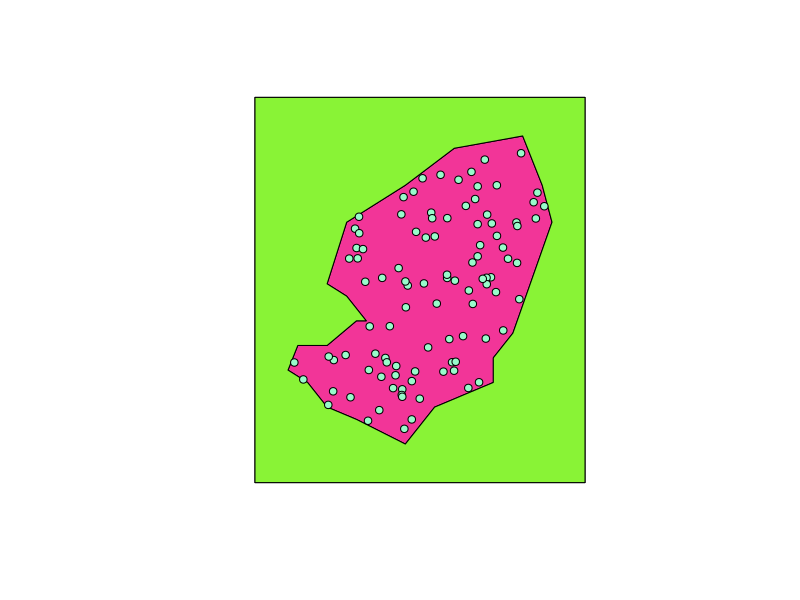
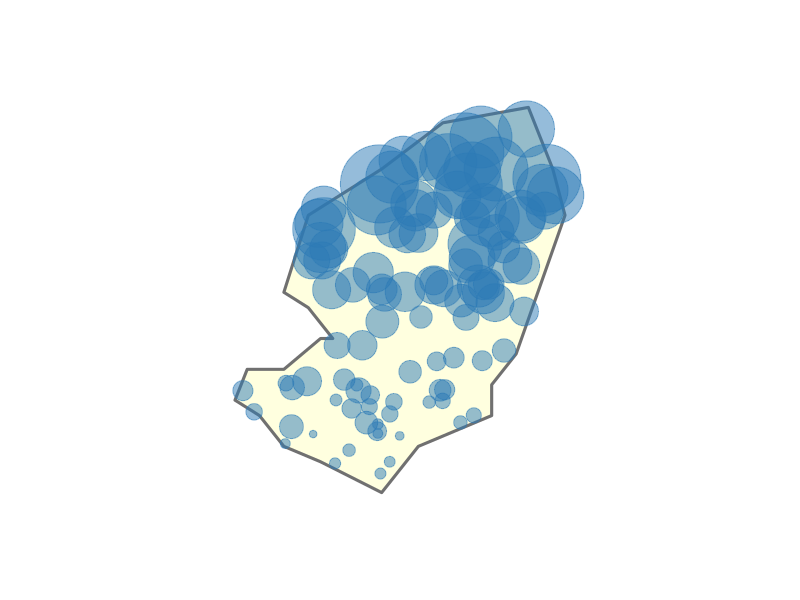
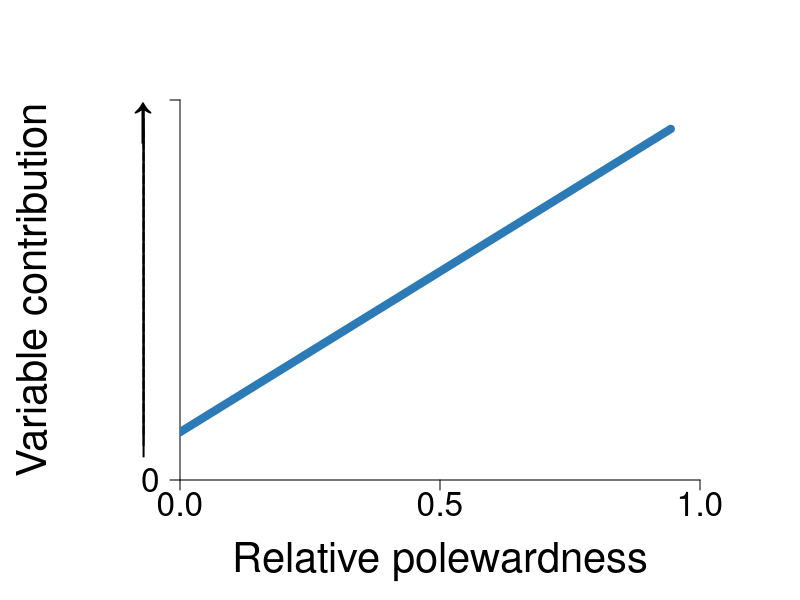
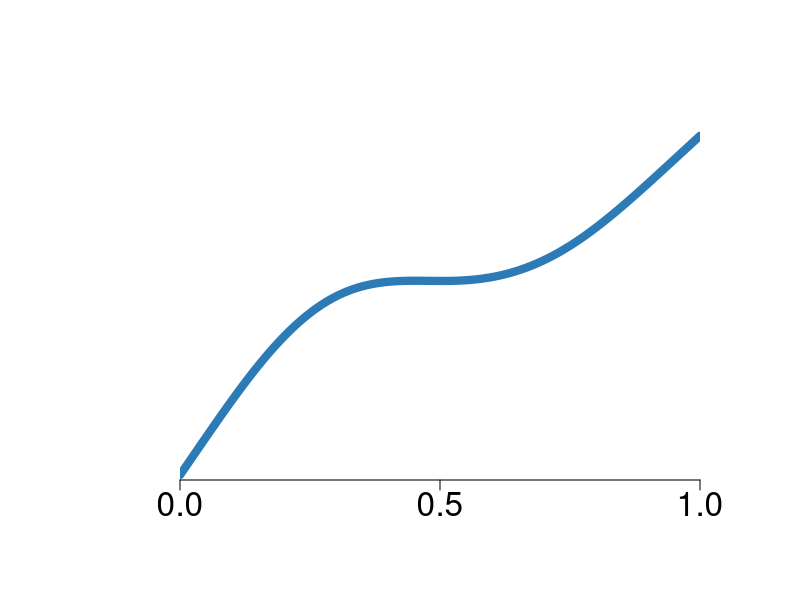

Reproduce these figures in R, in order. (Note: this script raises an error after producing the figures.)
#load packages
library(rnaturalearth); library(sf); library(units); library(mgcv)

#set seed for reproducibility
set.seed(69)



################################
##### Make polygon for map #####
################################



#load world map (just to have a reference system)
world <- ne_countries(returnclass = "sf")

#create polygon representing species range
poly = st_polygon(
  list(cbind(c(10,08,09,12,15,16,14,12,14,20,25,32,
               34,35,31,29,29,26,23,20,15,12,10),
             c(30,31,33,33,35,35,37,38,43,46,49,50,
               46,43,34,32,30,29,28,25,27,28,30))))

poly_sf <-  st_sfc(poly, crs = st_crs(world))
poly_sf <- st_as_sf(poly_sf)

#get min and max coord values of the range
ext <- st_bbox(poly_sf)

#create points representing species occurrences
points_sf <- st_sample(poly_sf, size = 100, type = "random")
points_sf <- st_as_sf(points_sf)

#calculate rel polewardness for all points
points_sf$relPol <- (st_coordinates(points_sf)[,2] - ext$ymin) / ext$ymin

#create box to calculate distance from edge

#calculate the size of the box to plot around the range
lon_mar <- abs(ext[3] - ext[1]) / 8
lat_mar <- abs(ext[4] - ext[2]) / 8
                          
#calculate coords for the box
b_xmin <- ext$xmin - lon_mar
b_xmax <- ext$xmax + lon_mar
b_ymin <- ext$ymin - lat_mar
b_ymax <- ext$ymax + lat_mar

#create box to calculate distance from edge
box_df <- data.frame(x = c(b_xmin,b_xmax,b_xmax,b_xmin,b_xmin),
                     y = c(b_ymax,b_ymax,b_ymin,b_ymin,b_ymax))

#make the box
box <- st_as_sfc(          
  st_bbox(st_as_sf(box_df, coords = c('x', 'y'), crs = st_crs(poly_sf))))

#cut the range out of the box
range_cut <- st_difference(box, poly_sf)

#visualise steps
plot(box)
plot(poly_sf, add = T, col = '#f23598')
plot(range_cut, add = T, col = '#89f336')
plot(st_geometry(points_sf), add = T, pch = 21, col = '#000000', bg = '#98fbcb')



#calculate the dist from each point to edge in km
points_sf$distEdge <- as.numeric(
  set_units(st_distance(points_sf, range_cut), km)[,1])

distEdge <- points_sf$distEdge


#calculate the relative polewardness of each point (0-1)

#get latitudinal range
ymax <- st_bbox(poly_sf)$ymax
ymin <- st_bbox(poly_sf)$ymin

#calculate latitudinal range
lat_range <- ymax - ymin

points_sf$relPol <- (st_coordinates(points_sf)[,2] - ymin) / lat_range

relPol <- points_sf$relPol



###################################
##### Plot latitudinal graphs #####
###################################


#prepare parametres for axes

#set number of ticks per axis
n_ticks_x <- 5
n_ticks_y <- 3

#set size of stuff
cex_axes <- 2
cex_lables <- 2.5


#generate ydata with a linear relationship plus some noise
ydata <- ((relPol + rnorm(100, mean = 0, sd = 0.1)) - 0.45)

#combine into a data frame
data <- data.frame(relPol, ydata)


###### MAP ######. FIG 1-A-i

#Legend: large ranges showing climatic extremes increase in explanatory power towards the poleward edges.

#Reference in text: "Climatic variables have higher explanatory power towards the poleward range limit (Fig. 1B)"


#set parametres for plotting
par(mar = c(2,2,2,2), pty="s", mfrow = c(1,1))

#plot small box to inform the coordinates
plot(box, border = NA)

#plot the polygon
plot(poly_sf, lwd = 3, border = '#707070', col = '#ffffbf80', add = T)

#transform ydata values into something related to size
cex_pts <- (ydata + abs(min(ydata)) + 1) ^ 3

#plot the occurrence points (size is proportional to SHAP value)
plot(st_geometry(points_sf),
     add = T, pch = 19, cex = cex_pts,
     col = '#2c7bb680')

#save 1000



########## LINE ###########. FIG 1-A-ii


#fit the linear model
lin_mod <- lm(ydata ~ relPol, data = data)

#create a sequence of x-values within the range of the data
x_vals <- seq(min(data$relPol),
              max(data$relPol),
              length.out = 100)

#create a data frame for prediction (include 0 so that line starts from axis)
new_data <- data.frame(relPol = c(0, x_vals)) 

#predict y-values based on the model (sum min val + a bit for plotting's sake)
predicted <- predict(lin_mod, newdata = new_data) + 0.49

#make the same combina for the data$ydata
data$ydata <- data$ydata + 0.49

#set graph parametres
par(mar = c(6,9,5,5), pty="m", mfrow = c(1,1))

#determine xlim for this plot (keep ylim same as previous plot)
xlim <- c(0,1)
ylim <- c(0,1)

#plot the data points
plot(data$relPol, data$ydata, 
     pch = 19, cex = 1, col = '#2c7bb600',
     axes = F, , xaxs = "i", yaxs = "i",
     ylab = '', xlab = '',
     ylim = ylim,
     xlim = xlim)

#set number of ticks per axis
n_ticks_x <- 3
n_ticks_y <- 2

#calculate distance between ticks
dist_tick_x <- (xlim[2] - xlim[1]) / (n_ticks_x - 1)
dist_tick_y <- (ylim[2] - ylim[1]) / (n_ticks_y - 1)

#calculate positions of ticks
ticks_x <- seq(xlim[1], xlim[2], dist_tick_x)
ticks_y <- seq(ylim[1], ylim[2], dist_tick_y)

#add axes
axis(1, pos = ylim[1], at = ticks_x, cex.axis = cex_axes)
axis(2, las = 2, at = ticks_y, cex.axis = cex_axes, labels = c(0, NA))


#add arrows that Shahar suggested
text(par("usr")[1] - 0.07, 0.94, expression("\u2191"), xpd = TRUE, cex = 3)  # Up arrow
text(par("usr")[1] - 0.0697, 0.94, expression("|"), xpd = TRUE, cex = 2)  
text(par("usr")[1] - 0.0697, 0.91, expression("|"), xpd = TRUE, cex = 2)  
text(par("usr")[1] - 0.0697, 0.88, expression("|"), xpd = TRUE, cex = 2)  
text(par("usr")[1] - 0.0697, 0.85, expression("|"), xpd = TRUE, cex = 2)  
text(par("usr")[1] - 0.0697, 0.82, expression("|"), xpd = TRUE, cex = 2)  
text(par("usr")[1] - 0.0697, 0.79, expression("|"), xpd = TRUE, cex = 2) 
text(par("usr")[1] - 0.0697, 0.76, expression("|"), xpd = TRUE, cex = 2) 
text(par("usr")[1] - 0.0697, 0.73, expression("|"), xpd = TRUE, cex = 2) 
text(par("usr")[1] - 0.0697, 0.70, expression("|"), xpd = TRUE, cex = 2) 
text(par("usr")[1] - 0.0697, 0.67, expression("|"), xpd = TRUE, cex = 2) 
text(par("usr")[1] - 0.0697, 0.64, expression("|"), xpd = TRUE, cex = 2)  
text(par("usr")[1] - 0.0697, 0.61, expression("|"), xpd = TRUE, cex = 2)  
text(par("usr")[1] - 0.0697, 0.58, expression("|"), xpd = TRUE, cex = 2) 
text(par("usr")[1] - 0.0697, 0.55, expression("|"), xpd = TRUE, cex = 2)  
text(par("usr")[1] - 0.0697, 0.52, expression("|"), xpd = TRUE, cex = 2)  
text(par("usr")[1] - 0.0697, 0.49, expression("|"), xpd = TRUE, cex = 2)  
text(par("usr")[1] - 0.0697, 0.46, expression("|"), xpd = TRUE, cex = 2)  
text(par("usr")[1] - 0.0697, 0.43, expression("|"), xpd = TRUE, cex = 2) 
text(par("usr")[1] - 0.0697, 0.40, expression("|"), xpd = TRUE, cex = 2) 
text(par("usr")[1] - 0.0697, 0.37, expression("|"), xpd = TRUE, cex = 2)  
text(par("usr")[1] - 0.0697, 0.34, expression("|"), xpd = TRUE, cex = 2)  
text(par("usr")[1] - 0.0697, 0.31, expression("|"), xpd = TRUE, cex = 2)  
text(par("usr")[1] - 0.0697, 0.28, expression("|"), xpd = TRUE, cex = 2)  
text(par("usr")[1] - 0.0697, 0.25, expression("|"), xpd = TRUE, cex = 2)  
text(par("usr")[1] - 0.0697, 0.22, expression("|"), xpd = TRUE, cex = 2) 
text(par("usr")[1] - 0.0697, 0.19, expression("|"), xpd = TRUE, cex = 2) 
text(par("usr")[1] - 0.0697, 0.16, expression("|"), xpd = TRUE, cex = 2) 
text(par("usr")[1] - 0.0697, 0.13, expression("|"), xpd = TRUE, cex = 2) 
text(par("usr")[1] - 0.0697, 0.10, expression("|"), xpd = TRUE, cex = 2)  

#add labels
mtext("Relative polewardness", side = 1, line = 3.8, cex = 2.5)  
mtext("Variable contribution", side = 2, line = 6.5, cex = 2.5)

#add the restricted regression line
lines(c(0, x_vals), (predicted / 1.3) + 0.12, col = '#2c7bb6', lwd = 8)

#save 800



########## CURVE ###########. FIG 1-A-iii


# Generate 33, 34, and 33 random values for distEdgeNormal
relPol_A <- runif(33, min = 0, max = 0.3) #1st segment
relPol_B <- runif(34, min = 0.3, max = 0.7) #2nd segment
relPol_C <- runif(33, min = 0.7, max = 1) #2nd segment


# Generate ydata with a non-linear relationship plus some noise
ydata_A <-
  ((1.8 * relPol_A + rnorm(33, mean = -0.2, sd = 0.1)) - 0.25) 

ydata_B <-
  ((relPol_B + rnorm(34, mean = 0, sd = 0.3)) / 6) 

ydata_C <-
  ((1.5 *relPol_C + rnorm(33, mean = 0.2, sd = 0.1)) - 1.2) 


#combine into a data frame
data <- data.frame(relPol = c(relPol_A, relPol_B, relPol_C),
                   ydata = c(ydata_A, ydata_B, ydata_C))

#fit a gam model
gam_1 <- gam(ydata ~ s(relPol, k = 5),
             data = data,
             method="REML")

#set y and x lims for this plot 
xlim <- c(0,1)
ylim <- c(floor(min(data$ydata) * 10) / 10, - floor(min(data$ydata) * 10) / 10)

#set parametres for plotting
par(mar = c(6,9,5,5), pty="m", mfrow = c(1,1))

#plot 
plot.gam(gam_1, select = 1, residuals = F, shade = F,
         col = '#2c7bb6', se = F, lwd = 8, rug = F,
         axes = F, , xaxs = "i", yaxs = "i",
         ylab = '', xlab = '',
         ylim = ylim,
         xlim = xlim) 


# #add points
# points(data$relPol, data$ydata, # +  rnorm(100, mean = 0.1, sd = 0.1), 
#        pch = 19, cex = 1, col = '#2c7bb650')


#calculate distance between ticks
dist_tick_x <- (xlim[2] - xlim[1]) / (n_ticks_x - 1)
dist_tick_y <- (ylim[2] - ylim[1]) / (n_ticks_y - 1)

#calculate positions of ticks
ticks_x <- seq(xlim[1], xlim[2], dist_tick_x)
ticks_y <- seq(ylim[1], ylim[2], dist_tick_y)

#add axes
axis(1, pos = ylim[1], at = ticks_x, cex.axis = cex_axes)
axis(2, las = 2, at = ticks_y, cex.axis = cex_axes, labels = c(NA, 0, NA))


#add arrows that Shahar suggested
text(par("usr")[1] - 18.2, 0.46, expression("\u2191"), xpd = TRUE, cex = 3)  # Up arrow
text(par("usr")[1] - 0.0697, 0.46, expression("|"), xpd = TRUE, cex = 2)  
text(par("usr")[1] - 0.0697, 0.45, expression("|"), xpd = TRUE, cex = 2)  
text(par("usr")[1] - 0.0697, 0.44, expression("|"), xpd = TRUE, cex = 2) 
text(par("usr")[1] - 0.0697, 0.43, expression("|"), xpd = TRUE, cex = 2) 
text(par("usr")[1] - 0.0697, 0.42, expression("|"), xpd = TRUE, cex = 2) 
text(par("usr")[1] - 0.0697, 0.41, expression("|"), xpd = TRUE, cex = 2) 
text(par("usr")[1] - 0.0697, 0.40, expression("|"), xpd = TRUE, cex = 2) 
text(par("usr")[1] - 0.0697, 0.39, expression("|"), xpd = TRUE, cex = 2)  
text(par("usr")[1] - 0.0697, 0.38, expression("|"), xpd = TRUE, cex = 2)  
text(par("usr")[1] - 0.0697, 0.37, expression("|"), xpd = TRUE, cex = 2) 
text(par("usr")[1] - 0.0697, 0.36, expression("|"), xpd = TRUE, cex = 2)  
text(par("usr")[1] - 0.0697, 0.35, expression("|"), xpd = TRUE, cex = 2)  
text(par("usr")[1] - 0.0697, 0.34, expression("|"), xpd = TRUE, cex = 2)  
text(par("usr")[1] - 0.0697, 0.33, expression("|"), xpd = TRUE, cex = 2)  
text(par("usr")[1] - 0.0697, 0.32, expression("|"), xpd = TRUE, cex = 2) 
text(par("usr")[1] - 0.0697, 0.31, expression("|"), xpd = TRUE, cex = 2) 
text(par("usr")[1] - 0.0697, 0.30, expression("|"), xpd = TRUE, cex = 2)  
text(par("usr")[1] - 0.0697, 0.29, expression("|"), xpd = TRUE, cex = 2)  
text(par("usr")[1] - 0.0697, 0.28, expression("|"), xpd = TRUE, cex = 2)  
text(par("usr")[1] - 0.0697, 0.27, expression("|"), xpd = TRUE, cex = 2)  
text(par("usr")[1] - 0.0697, 0.26, expression("|"), xpd = TRUE, cex = 2)  
text(par("usr")[1] - 0.0697, 0.25, expression("|"), xpd = TRUE, cex = 2) 
text(par("usr")[1] - 0.0697, 0.24, expression("|"), xpd = TRUE, cex = 2) 
text(par("usr")[1] - 0.0697, 0.23, expression("|"), xpd = TRUE, cex = 2) 
text(par("usr")[1] - 0.0697, 0.22, expression("|"), xpd = TRUE, cex = 2) 
text(par("usr")[1] - 0.0697, 0.21, expression("|"), xpd = TRUE, cex = 2)  
text(par("usr")[1] - 0.0697, 0.20, expression("|"), xpd = TRUE, cex = 2)  
text(par("usr")[1] - 0.0697, 0.19, expression("|"), xpd = TRUE, cex = 2) 
text(par("usr")[1] - 0.0697, 0.18, expression("|"), xpd = TRUE, cex = 2) 
text(par("usr")[1] - 0.0697, 0.17, expression("|"), xpd = TRUE, cex = 2)  
text(par("usr")[1] - 0.0697, 0.16, expression("|"), xpd = TRUE, cex = 2)  
text(par("usr")[1] - 0.0697, 0.15, expression("|"), xpd = TRUE, cex = 2)
text(par("usr")[1] - 0.0697, 0.14, expression("|"), xpd = TRUE, cex = 2)  
text(par("usr")[1] - 0.0697, 0.13, expression("|"), xpd = TRUE, cex = 2)  
text(par("usr")[1] - 0.0697, 0.12, expression("|"), xpd = TRUE, cex = 2)  
text(par("usr")[1] - 0.0697, 0.11, expression("|"), xpd = TRUE, cex = 2)
text(par("usr")[1] - 0.0697, 0.10, expression("|"), xpd = TRUE, cex = 2)  
text(par("usr")[1] - 0.0697, 0.09, expression("|"), xpd = TRUE, cex = 2) 
text(par("usr")[1] - 0.0697, 0.08, expression("|"), xpd = TRUE, cex = 2)  
text(par("usr")[1] - 0.0697, 0.07, expression("|"), xpd = TRUE, cex = 2)  
text(par("usr")[1] - 0.0697, 0.06, expression("|"), xpd = TRUE, cex = 2)  

#add arrows that Shahar suggested
text(par("usr")[1] - 0.07, 0.5, expression("\u2191"), xpd = TRUE, cex = 3)  # Up arrow
text(par("usr")[1] - 0.0697, 0.5, expression("|"), xpd = TRUE, cex = 2)  
text(par("usr")[1] - 0.0697, 0.45, expression("|"), xpd = TRUE, cex = 2)  
text(par("usr")[1] - 0.0697, 0.4, expression("|"), xpd = TRUE, cex = 2)  
text(par("usr")[1] - 0.0697, 0.35, expression("|"), xpd = TRUE, cex = 2) 
text(par("usr")[1] - 0.0697, 0.3, expression("|"), xpd = TRUE, cex = 2) 
text(par("usr")[1] - 0.0697, 0.25, expression("|"), xpd = TRUE, cex = 2)  
text(par("usr")[1] - 0.0697, 0.2, expression("|"), xpd = TRUE, cex = 2) 
text(par("usr")[1] - 0.0697, 0.15, expression("|"), xpd = TRUE, cex = 2)  


text(par("usr")[1] - 0.07, -0.5, expression("\u2193"), xpd = TRUE, cex = 3)  # Down arrow
text(par("usr")[1] - 0.0697, -0.5, expression("|"), xpd = TRUE, cex = 2) 
text(par("usr")[1] - 0.0697, -0.45, expression("|"), xpd = TRUE, cex = 2)  
text(par("usr")[1] - 0.0697, -0.4, expression("|"), xpd = TRUE, cex = 2)  
text(par("usr")[1] - 0.0697, -0.35, expression("|"), xpd = TRUE, cex = 2) 
text(par("usr")[1] - 0.0697, -0.3, expression("|"), xpd = TRUE, cex = 2) 
text(par("usr")[1] - 0.0697, -0.25, expression("|"), xpd = TRUE, cex = 2)  
text(par("usr")[1] - 0.0697, -0.2, expression("|"), xpd = TRUE, cex = 2) 
text(par("usr")[1] - 0.0697, -0.15, expression("|"), xpd = TRUE, cex = 2)

#add labels
mtext("Relative polewardness", side = 1, line = 3.8, cex = 2.5)  




# # Example data
# y <- rnorm(20)
# 
# # Create the plot without the default y-axis
# plot(y, type = "b", yaxt = "n", ylim = c(-3, 3), xlab = "Index", ylab = "")
# 
# # Custom y-axis: center '0', no labels on top and bottom
# axis(2, at = c(-3, 0, 3), labels = c("", "0", ""), las = 1)






# # Add y-axis label with arrows
# mtext(expression("Performance"~"\u2193"~"0"~"\u2191"), side = 2, line = 3)







#save 800



###################################
##### Plot dist edges graphs ######
###################################


########## LINE ###########. FIG 1-B-ii


#prepare parametres for axes

#set number of ticks per axis
n_ticks_x <- 3
n_ticks_y <- 2

#set size of stuff
cex_axes <- 2
cex_lables <- 2.5

#generate ydata with a linear relationship plus some noise
ydata <- ((relPol + rnorm(100, mean = 0, sd = 0.1)))

#combine into a data frame
data <- data.frame(relPol, ydata)

#generate ydata with a linear relationship plus some noise
ydata <- ((-0.004 * distEdge + rnorm(100, mean = 0, sd = 0.2)) + 0.6) / 1.5

#combine into a data frame
data <- data.frame(distEdge, ydata)

#fit the linear model
lin_mod <- lm(ydata ~ distEdge, data = data)

#create a sequence of x-values within the range of the data
x_vals <- seq(min(data$distEdge),
              max(data$distEdge),
              length.out = 100)

x_vals <- x_vals[x_vals < 250]

#create a data frame for prediction
new_data <- data.frame(distEdge = x_vals)

#predict y-values based on the model (sum min val + a bit for plotting's sake)
predicted <- predict(lin_mod, newdata = new_data) + 0.49

#make the same combina for the data$ydata
data$ydata <- data$ydata + 0.49

#set y and x lims
ylim <- c(0, 1)
xlim <- c(0, ceiling(max(distEdge) / 100) * 100)

#set graph parametres
par(mar = c(6,9,5,5), pty="m", mfrow = c(1,1))

#plot the data points
plot(data$distEdge, data$ydata, 
     pch = 19, cex = 1, col = '#2c7bb600',
     axes = F, , xaxs = "i", yaxs = "i",
     ylab = '', xlab = '',
     ylim = c(0, 1),
     xlim = c(0, 250))


#calculate distance between ticks
dist_tick_x <- (250 - 0) / (n_ticks_x - 1)
dist_tick_y <- (1 - 0) / (n_ticks_y - 1)

#calculate positions of ticks
ticks_x <- seq(xlim[1], xlim[2], dist_tick_x)
ticks_y <- seq(ylim[1], ylim[2], dist_tick_y)

#add axes
axis(1, pos = 0, at = ticks_x, cex.axis = cex_axes)
axis(2, las = 2, at = ticks_y, cex.axis = cex_axes, labels = c(0, NA))


#add labels
mtext("Distance to range edge", side = 1, line = 3.8, cex = 2.5)  
mtext("Variable contribution", side = 2, line = 6.5, cex = 2.5)

#add the restricted regression line
lines(x_vals, predicted, col = '#2c7bb6', lwd = 8)

#add arrows that Shahar suggested
text(par("usr")[1] - 18.2, 0.94, expression("\u2191"), xpd = TRUE, cex = 3)  # Up arrow
text(par("usr")[1] - 17.9, 0.94, expression("|"), xpd = TRUE, cex = 2)  
text(par("usr")[1] - 17.9, 0.91, expression("|"), xpd = TRUE, cex = 2)  
text(par("usr")[1] - 17.9, 0.88, expression("|"), xpd = TRUE, cex = 2)  
text(par("usr")[1] - 17.9, 0.85, expression("|"), xpd = TRUE, cex = 2)  
text(par("usr")[1] - 17.9, 0.82, expression("|"), xpd = TRUE, cex = 2)  
text(par("usr")[1] - 17.9, 0.79, expression("|"), xpd = TRUE, cex = 2) 
text(par("usr")[1] - 17.9, 0.76, expression("|"), xpd = TRUE, cex = 2) 
text(par("usr")[1] - 17.9, 0.73, expression("|"), xpd = TRUE, cex = 2) 
text(par("usr")[1] - 17.9, 0.70, expression("|"), xpd = TRUE, cex = 2) 
text(par("usr")[1] - 17.9, 0.67, expression("|"), xpd = TRUE, cex = 2) 
text(par("usr")[1] - 17.9, 0.64, expression("|"), xpd = TRUE, cex = 2)  
text(par("usr")[1] - 17.9, 0.61, expression("|"), xpd = TRUE, cex = 2)  
text(par("usr")[1] - 17.9, 0.58, expression("|"), xpd = TRUE, cex = 2) 
text(par("usr")[1] - 17.9, 0.55, expression("|"), xpd = TRUE, cex = 2)  
text(par("usr")[1] - 17.9, 0.52, expression("|"), xpd = TRUE, cex = 2)  
text(par("usr")[1] - 17.9, 0.49, expression("|"), xpd = TRUE, cex = 2)  
text(par("usr")[1] - 17.9, 0.46, expression("|"), xpd = TRUE, cex = 2)  
text(par("usr")[1] - 17.9, 0.43, expression("|"), xpd = TRUE, cex = 2) 
text(par("usr")[1] - 17.9, 0.40, expression("|"), xpd = TRUE, cex = 2) 
text(par("usr")[1] - 17.9, 0.37, expression("|"), xpd = TRUE, cex = 2)  
text(par("usr")[1] - 17.9, 0.34, expression("|"), xpd = TRUE, cex = 2)  
text(par("usr")[1] - 17.9, 0.31, expression("|"), xpd = TRUE, cex = 2)  
text(par("usr")[1] - 17.9, 0.28, expression("|"), xpd = TRUE, cex = 2)  
text(par("usr")[1] - 17.9, 0.25, expression("|"), xpd = TRUE, cex = 2)  
text(par("usr")[1] - 17.9, 0.22, expression("|"), xpd = TRUE, cex = 2) 
text(par("usr")[1] - 17.9, 0.19, expression("|"), xpd = TRUE, cex = 2) 
text(par("usr")[1] - 17.9, 0.16, expression("|"), xpd = TRUE, cex = 2) 
text(par("usr")[1] - 17.9, 0.13, expression("|"), xpd = TRUE, cex = 2) 
text(par("usr")[1] - 17.9, 0.10, expression("|"), xpd = TRUE, cex = 2)  

#save 800



########## CURVE ###########. FIG 1-B-iii

#prepare parametres for axes

#set number of ticks per axis
n_ticks_x <- 3
n_ticks_y <- 2

#set size of stuff
cex_axes <- 2
cex_lables <- 2.5

set.seed(123)
x <- seq(0, 250, length.out = 200)
y <- 0.5 * exp(-x / 100) + rnorm(length(x), 0, 0.02)  # scaled for smaller range >0
y[y < 0] <- 0  # ensure no negatives

df <- data.frame(x = x, y = y)

# Fit GAM with k=3
gam_fit <- gam(y ~ s(x, k = 3), data = df, method = "REML")

x_pred <- seq(0, 250, length.out = 250)

#adjusted prediction
pred <- predict(gam_fit, newdata = data.frame(x = x_pred)) * 2

# Plot points with no axes and custom limits
plot(df$x, df$y,
     pch = 19, cex = 1, col = '#2c7bb600',
     axes = FALSE, xaxs = "i", yaxs = "i",
     xlab = '', ylab = '',
     xlim = c(0, 250), ylim = c(0, 1))

# Add GAM line on top, matching color and thicker width
lines(x_pred, pred, col = '#2c7bb6', lwd = 7)



#set y and x lims for this plot 
xlim <- c(0, 250)
ylim <- c(0, max(data$ydata))



#calculate distance between ticks
dist_tick_x <- (xlim[2] - xlim[1]) / (n_ticks_x - 1)
dist_tick_y <- (ylim[2] - ylim[1]) / (n_ticks_y - 1)

#calculate positions of ticks
ticks_x <- seq(xlim[1], xlim[2], dist_tick_x)
ticks_y <- seq(ylim[1], ylim[2], dist_tick_y)

#add axes
axis(1, pos = ylim[1], at = ticks_x, cex.axis = cex_axes)
axis(2, las = 1, at = ticks_y, cex.axis = cex_axes, labels = c(0, NA))

#add labels
mtext("Distance to range edge", side = 1, line = 3.8, cex = 2.5)  

#add arrows that Shahar suggested
text(par("usr")[1] - 18.2, 0.94, expression("\u2191"), xpd = TRUE, cex = 3)  # Up arrow
text(par("usr")[1] - 17.9, 0.94, expression("|"), xpd = TRUE, cex = 2)  
text(par("usr")[1] - 17.9, 0.91, expression("|"), xpd = TRUE, cex = 2)  
text(par("usr")[1] - 17.9, 0.88, expression("|"), xpd = TRUE, cex = 2)  
text(par("usr")[1] - 17.9, 0.85, expression("|"), xpd = TRUE, cex = 2)  
text(par("usr")[1] - 17.9, 0.82, expression("|"), xpd = TRUE, cex = 2)  
text(par("usr")[1] - 17.9, 0.79, expression("|"), xpd = TRUE, cex = 2) 
text(par("usr")[1] - 17.9, 0.76, expression("|"), xpd = TRUE, cex = 2) 
text(par("usr")[1] - 17.9, 0.73, expression("|"), xpd = TRUE, cex = 2) 
text(par("usr")[1] - 17.9, 0.70, expression("|"), xpd = TRUE, cex = 2) 
text(par("usr")[1] - 17.9, 0.67, expression("|"), xpd = TRUE, cex = 2) 
text(par("usr")[1] - 17.9, 0.64, expression("|"), xpd = TRUE, cex = 2)  
text(par("usr")[1] - 17.9, 0.61, expression("|"), xpd = TRUE, cex = 2)  
text(par("usr")[1] - 17.9, 0.58, expression("|"), xpd = TRUE, cex = 2) 
text(par("usr")[1] - 17.9, 0.55, expression("|"), xpd = TRUE, cex = 2)  
text(par("usr")[1] - 17.9, 0.52, expression("|"), xpd = TRUE, cex = 2)  
text(par("usr")[1] - 17.9, 0.49, expression("|"), xpd = TRUE, cex = 2)  
text(par("usr")[1] - 17.9, 0.46, expression("|"), xpd = TRUE, cex = 2)  
text(par("usr")[1] - 17.9, 0.43, expression("|"), xpd = TRUE, cex = 2) 
text(par("usr")[1] - 17.9, 0.40, expression("|"), xpd = TRUE, cex = 2) 
text(par("usr")[1] - 17.9, 0.37, expression("|"), xpd = TRUE, cex = 2)  
text(par("usr")[1] - 17.9, 0.34, expression("|"), xpd = TRUE, cex = 2)  
text(par("usr")[1] - 17.9, 0.31, expression("|"), xpd = TRUE, cex = 2)  
text(par("usr")[1] - 17.9, 0.28, expression("|"), xpd = TRUE, cex = 2)  
text(par("usr")[1] - 17.9, 0.25, expression("|"), xpd = TRUE, cex = 2)  
text(par("usr")[1] - 17.9, 0.22, expression("|"), xpd = TRUE, cex = 2) 
text(par("usr")[1] - 17.9, 0.19, expression("|"), xpd = TRUE, cex = 2) 
text(par("usr")[1] - 17.9, 0.16, expression("|"), xpd = TRUE, cex = 2) 
text(par("usr")[1] - 17.9, 0.13, expression("|"), xpd = TRUE, cex = 2) 
text(par("usr")[1] - 17.9, 0.10, expression("|"), xpd = TRUE, cex = 2)  

#save 800




###### PLOT GRAPH SHOWING EXPECTED DIFFERENCE BETWEEN EXTREMES AND MEANS ######


#set parametres for plotting
par(mar = c(2,2,2,2), pty="s", mfrow = c(1,1))

#plot small box to inform the coordinates
plot(box, border = NA)

#plot the polygon
plot(poly_sf, lwd = 3, border = '#707070', col = '#ffffbf80', add = T)

#transform ydata values into something related to size
cex_pts <- (ydata + abs(min(ydata)) + 1) ^ 3

#plot the occurrence points (size is proportional to SHAP value)
plot(st_geometry(points_sf),
     add = T, pch = 19, cex = cex_pts,
     col = '#2c7bb680')

#save 1000



########## LINE ###########. FIG 1-A-ii


#fit the linear model
lin_mod <- lm(ydata ~ relPol, data = data)

#create a sequence of x-values within the range of the data
x_vals <- seq(min(data$relPol),
              max(data$relPol),
              length.out = 100)

#create a data frame for prediction (include 0 so that line starts from axis)
new_data <- data.frame(relPol = c(0, x_vals)) 

#predict y-values based on the model
predicted <- predict(lin_mod, newdata = new_data)

#set graph parametres
par(mar = c(6,9,5,5), pty="m", mfrow = c(1,1))

#determine xlim for this plot (keep ylim same as previous plot)
xlim <- c(0,1)
ylim <- c(floor(min(ydata) * 10) / 10, - floor(min(ydata) * 10) / 10)

#plot the data points
plot(data$relPol, data$ydata, 
     pch = 19, cex = 1, col = '#2c7bb600',
     axes = F, , xaxs = "i", yaxs = "i",
     ylab = '', xlab = '',
     ylim = ylim,
     xlim = xlim)


#calculate distance between ticks
dist_tick_x <- (xlim[2] - xlim[1]) / (n_ticks_x - 1)
dist_tick_y <- (ylim[2] - ylim[1]) / (n_ticks_y - 1)

#calculate positions of ticks
ticks_x <- seq(xlim[1], xlim[2], dist_tick_x)
ticks_y <- seq(ylim[1], ylim[2], dist_tick_y)

#add axes
axis(1, pos = ylim[1], at = ticks_x, cex.axis = cex_axes)
axis(2, las = 2, at = ticks_y, cex.axis = cex_axes, labels = c(NA, 0, NA))

#add arrows that Shahar suggested
text(par("usr")[1] - 0.07, 0.583, expression("\u2191"), xpd = TRUE, cex = 3)  # Up arrow
text(par("usr")[1] - 0.0697, 0.525, expression("|"), xpd = TRUE, cex = 2)  
text(par("usr")[1] - 0.0697, 0.475, expression("|"), xpd = TRUE, cex = 2)  
text(par("usr")[1] - 0.0697, 0.45, expression("|"), xpd = TRUE, cex = 2)  
text(par("usr")[1] - 0.0697, 0.4, expression("|"), xpd = TRUE, cex = 2)  
text(par("usr")[1] - 0.0697, 0.35, expression("|"), xpd = TRUE, cex = 2) 
text(par("usr")[1] - 0.0697, 0.3, expression("|"), xpd = TRUE, cex = 2) 
text(par("usr")[1] - 0.0697, 0.25, expression("|"), xpd = TRUE, cex = 2)  
text(par("usr")[1] - 0.0697, 0.2, expression("|"), xpd = TRUE, cex = 2) 
text(par("usr")[1] - 0.0697, 0.174, expression("|"), xpd = TRUE, cex = 2) 


text(par("usr")[1] - 0.07, -0.583, expression("\u2193"), xpd = TRUE, cex = 3)  # Down arrow
text(par("usr")[1] - 0.0697, -0.525, expression("|"), xpd = TRUE, cex = 2)  
text(par("usr")[1] - 0.0697, -0.475, expression("|"), xpd = TRUE, cex = 2)  
text(par("usr")[1] - 0.0697, -0.45, expression("|"), xpd = TRUE, cex = 2)  
text(par("usr")[1] - 0.0697, -0.4, expression("|"), xpd = TRUE, cex = 2)  
text(par("usr")[1] - 0.0697, -0.35, expression("|"), xpd = TRUE, cex = 2) 
text(par("usr")[1] - 0.0697, -0.3, expression("|"), xpd = TRUE, cex = 2) 
text(par("usr")[1] - 0.0697, -0.25, expression("|"), xpd = TRUE, cex = 2)  
text(par("usr")[1] - 0.0697, -0.2, expression("|"), xpd = TRUE, cex = 2) 
text(par("usr")[1] - 0.0697, -0.174, expression("|"), xpd = TRUE, cex = 2) 

#add labels
mtext("Relative polewardness", side = 1, line = 3.8, cex = 2.5)  
mtext("Variable contribution", side = 2, line = 6.5, cex = 2.5)

#add the restricted regression line
lines(c(0, x_vals), predicted, col = '#2c7bb6', lwd = 8)
lines(c(0, x_vals), predicted / 3, col = '#ffc00c', lwd = 8)




#save 800




#generate ydata with a linear relationship plus some noise
ydata <- ((relPol + rnorm(100, mean = 0, sd = 0.1)) - 0.45)

#combine into a data frame
data <- data.frame(relPol, ydata)

#fit the linear model
lin_mod <- lm(ydata ~ relPol, data = data)

#create a sequence of x-values within the range of the data
x_vals <- seq(min(data$relPol),
              max(data$relPol),
              length.out = 100)

#create a data frame for prediction (include 0 so that line starts from axis)
new_data <- data.frame(relPol = c(0, x_vals)) 

#predict y-values based on the model
predicted <- predict(lin_mod, newdata = new_data)

#set graph parametres
par(mar = c(6,9,5,5), pty="m", mfrow = c(1,1))

#determine xlim for this plot 
xlim <- c(0,1)

#plot the data points
plot(data$relPol, data$ydata, 
     pch = 19, cex = 1, col = '#2c7bb600',
     axes = F, , xaxs = "i", yaxs = "i",
     ylab = '', xlab = '',
     ylim = ylim,
     xlim = xlim)


#calculate distance between ticks
dist_tick_x <- (xlim[2] - xlim[1]) / (n_ticks_x - 1)
dist_tick_y <- (ylim[2] - ylim[1]) / (n_ticks_y - 1)

#calculate positions of ticks
ticks_x <- seq(xlim[1], xlim[2], dist_tick_x)
ticks_y <- seq(ylim[1], ylim[2], dist_tick_y)

#add axes
axis(1, pos = ylim[1], at = ticks_x, cex.axis = cex_axes)
axis(2, las = 2, at = ticks_y, cex.axis = cex_axes, labels = c(NA, 0, NA))

#add labels
mtext("Relative polewardness", side = 1, line = 3.8, cex = 2.5)  
mtext("Variable contribution", side = 2, line = 6.5, cex = 2.5)

#add the restricted regression line
lines(c(0, x_vals), predicted, col = '#2c7bb6', lwd = 8)


#save 800




###### PLOT GRAPH SHOWING EXPECTED DIFFERENCE BETWEEN EXTREMES AND MEANS ######


#plot 
plot.gam(gam_1, select = 1, residuals = F, shade = F,
         col = '#2c7bb6', se = F, lwd = 8, rug = F,
         axes = F, , xaxs = "i", yaxs = "i",
         ylab = '', xlab = '',
         ylim = ylim,
         xlim = xlim) 


#add axes
axis(1, pos = ylim[1], at = ticks_x, cex.axis = cex_axes)
axis(2, las = 2, at = ticks_y, cex.axis = cex_axes)

#add labels
mtext("Relative polewardness", side = 1, line = 3.8, cex = 2.5)  

#save 800











###### PLOT GRAPH SHOWING THE CENTRAL GRADIENT (ALTERNATIVE MEASUREMENT) ######


#generate 33, 34, and 33 random values for distEdgeNormal (for relPol)
distEdge_A <- runif(33, min = 0, max = 175) #1st segment
distEdge_B <- runif(34, min = 175, max = 575) #2nd segment
distEdge_C <- runif(33, min = 575, max = 750) #2nd segment


#generate 33, 34, and 33 random values for distEdgeNormal (for distEdge)
distEdge_1 <- runif(33, min = 0, max = 83) #1st segment
distEdge_2 <- runif(34, min = 84, max = 166) #2nd segment
distEdge_3 <- runif(33, min = 167, max = 250) #2nd segment



#generate ydata with a linear relationship plus some noise (for distEdge)
ydata_1 <-
  ((-0.002 * distEdge_1 + rnorm(33, mean = 0.2, sd = 0.05)) + 0.13) 

ydata_B <-
  ((-0.002 * distEdge_2 + rnorm(34, mean = 0, sd = 0.3)) + 0.4) / 5

ydata_C <-
  ((-0.002 * distEdge_3 + rnorm(33, mean = -0.2, sd = 0.05)) + 1.2) 

#combine into a data frame
# data_A <- data.frame(distEdge_A, ydata_A)
# data_B <- data.frame(distEdge_B, ydata_B)
# data_C <- data.frame(distEdge_C, ydata_C)

#fit the linear model
# lin_mod_A <- lm(ydata_A ~ distEdge_A, data = data_A)
# lin_mod_B <- lm(ydata_B ~ distEdge_B, data = data_B)
# lin_mod_C <- lm(ydata_C ~ distEdge_C, data = data_C)

#combine into a data frame
data <- data.frame(distEdge = c(distEdge_A, distEdge_B, distEdge_C),
                   ydata = c(ydata_A, ydata_B, ydata_C))

data_2 <- data.frame(distEdge = c(distEdge_1, distEdge_2, distEdge_3),
                     ydata = c(ydata_1, ydata_2, ydata_3))

#fit a gam model
gam_1 <- gam(ydata ~ s(distEdge, k = 5),
                      data = data,
                      method="REML")

#plot 
plot.gam(gam_1, select = 1, residuals = F, shade = F,
         col = '#2c7bb6', se = F, lwd = 8, rug = F,
         axes = F, , xaxs = "i", yaxs = "i",
         ylab = '', xlab = '',
         ylim = ylim,
         xlim = xlim)

#add points
points(data$distEdge, data$ydata +  rnorm(100, mean = 0.1, sd = 0.1), 
       pch = 19, cex = 1, col = '#2c7bb650')

#add axes
axis(1, pos = 0, at = ticks_x, cex.axis = cex_axes)
axis(2, las = 2, at = ticks_y, cex.axis = cex_axes)

#add labels
mtext("Distance to range edge", side = 1, line = 3.8, cex = 2.5)  
#mtext("Variable contribution", side = 2, line = 6.5, cex = 2.5)

#add the restricted regression line
#lines(x_vals, predicted, col = '#2c7bb6', lwd = 7)

#save 800


###### PLOT MAP SHOWING THE CENTRAL GRADIENT ######

#Legend: "Larger ranges showing populations close to the range centre being less affected by climatic extremes than those closer to range edges."

#Reference in text: "The relationship between climatic variables and species occurrences changes between the range centre and range edges (Fig. 1A)"


#set parametres for plotting
par(mar = c(2,2,2,2), pty="s", mfrow = c(1,1))

#plot big white box to make room for the things I need to add around
# plot(big_box, border = NA)

#plot small box to inform the coordinates
plot(box, border = NA)

#plot the polygon
plot(poly_sf, lwd = 3, border = '#707070', col = '#ffffbf80', add = T)

#transform ydata values into something related to size
cex_pts <- (ydata + abs(min(ydata)) + 1) ^ 3

#plot the occurrence points (size is proportional to SHAP value)
plot(st_geometry(points_sf),
     add = T, pch = 19, cex = cex_pts,
     col = '#2c7bb680')

#save 1000











# Generate ydata with a non-linear relationship plus some noise
ydata_A <-
  ((1.2 * relPol_A + rnorm(33, mean = -0.15, sd = 0.1)) - 0.1) 

ydata_B <-
  ((relPol_B + rnorm(34, mean = 0, sd = 0.3)) / 6) 

ydata_C <-
  ((1.2 *relPol_C + rnorm(33, mean = 0.2, sd = 0.1)) - 1.1) 

#combine into a data frame
data <- data.frame(relPol = c(relPol_A, relPol_B, relPol_C),
                   ydata = c(ydata_A, ydata_B, ydata_C))

#fit a gam model
gam_2 <- gam(ydata ~ s(relPol, k = 4),
             data = data,
             method="REML")

#plot 
plot.gam(gam_2, select = 1, residuals = F, shade = F,
         col = '#ffc00c', se = F, lwd = 8, rug = F,
         axes = F, , xaxs = "i", yaxs = "i",
         ylab = '', xlab = '',
         ylim = ylim,
         xlim = xlim) 

#save 800



###### PLOT MAP SHOWING EXPECTED DIFFERENCE BETWEEN EXTREMES AND MEANS ######

#Legend: large ranges showing climatic extremes increase in explanatory power towards the edges, and means don't show a strong pattern.

#Reference in text: "Climatic variables have higher explanatory power towards the poleward range limit (Fig. 1C)"

#divide points to show extremes and means
shuffle_pts <- sample(c(1:nrow(points_sf)), size = nrow(points_sf))
extre_pts <- points_sf[shuffle_pts[c(1:50)],]
mean_pts <- points_sf[shuffle_pts[c(51:100)],]

#set parametres for plotting
par(mar = c(2,2,2,2), pty="s", mfrow = c(1,1))

#plot small box to inform the coordinates
plot(box, border = NA)

#plot the polygon
plot(poly_sf, lwd = 3, border = '#707070', col = '#ffffbf80', add = T)

#plot the occurrence points (size is proportional to SHAP value)
plot(st_geometry(extre_pts),
     add = T, pch = 19, cex = (extre_pts$relPol + 0.5) * 6,
     col = '#2c7bb680')

#plot the occurrence points (size is proportional to SHAP value)
plot(st_geometry(mean_pts),
     add = T, pch = 19, cex = (mean_pts$relPol + 0.3) * 3,
     col = '#ffc00c80')


#save 1000


#plot big white box to make room for the things I need to add around
plot(big_box, border = NA)

#plot the polygon
plot(poly_sf, lwd = 3, border = '#707070', col = '#ffffbf80', add = T)



#plot the occurrence points (size is proportional to SHAP value)
plot(st_geometry(mean_pts),
     add = T, pch = 19, cex = sqrt(mean_pts$centralCex),
     col = '#f46d4380')


#save plot (width = 1000)









#######################################################################












###### PLOT GRAPH SHOWING EXPECTED DIFFERENCE BETWEEN EXTREMES AND MEANS ######

# Set seed for reproducibility
set.seed(123)

# Generate 100 random values for distEdgeNormal
distEdgeNormal <- runif(100, min = 0, max = 500)

# Generate ydata with a linear relationship plus some noise
ydata <- ((-0.002 * distEdgeNormal + rnorm(100, mean = 0, sd = 0.2)) + 0.6) / 2

# Combine into a data frame
data <- data.frame(distEdgeNormal, ydata)

# Fit the linear model
lin_mod <- lm(ydata ~ distEdgeNormal, data = data)

# Display the model summary
summary(lin_mod)

#set parametres for plotting
par(mar = c(5,5,5,5), pty="s", mfrow = c(1,1))

# Create a sequence of x-values within the range of the data
x_vals <- seq(min(data$distEdgeNormal),
              max(data$distEdgeNormal),
              length.out = 100)

# Create a data frame for prediction
new_data <- data.frame(distEdgeNormal = x_vals)

# Predict y-values based on the model
predicted <- predict(lin_mod, newdata = new_data)

#set y and x lims
ylim <- c(-0.5, 0.5)
xlim <- c(0, 530)

# Plot the data points (with no points)
plot(data$distEdgeNormal, data$ydata, 
     pch = 19, cex = 0.8, col = '#2c7bb600',
     axes = F, , xaxs = "i", yaxs = "i",
     ylab = 'Variable contribution',
     xlab = 'Distance from edge',
     cex.lab = 1.2,
     cex.axis = 1.2,
     ylim = ylim,
     xlim = xlim)

#add axes
axis(1, pos = -0.4)
axis(2, pos = 0, las=2)

# Add the restricted regression line
lines(x_vals, predicted, col = '#2c7bb6', lwd = 7)
lines(x_vals, (predicted / 1.1) - 0.07, col = '#f46d43', lwd = 7)
lines(x_vals, predicted / 6, col = '#ffc00c', lwd = 7)


# Plot the data points (with no points)
plot(data$distEdgeNormal, data$ydata, 
     pch = 19, cex = 0.8, col = '#2c7bb600',
     axes = F, , xaxs = "i", yaxs = "i",
     ylab = 'Variable contribution',
     xlab = 'Distance from edge',
     cex.lab = 1.2,
     cex.axis = 1.2,
     ylim = ylim,
     xlim = xlim)

#add axes
axis(1, pos = -0.4)
axis(2, pos = 0, las=2)

# Add the restricted regression line
lines(x_vals, predicted, col = '#2c7bb6', lwd = 7)
lines(x_vals, predicted * -0.9, col = '#f46d43', lwd = 7)
lines(x_vals, predicted / 6, col = '#ffc00c', lwd = 7)








#fit linear model
lin_mod_minT <- lm(points_sf$varContPol ~ points_sf$distEdgeNormal)
lin_mod_minT_2 <- lm((points_sf$varContPol/6) + 0.2 ~ points_sf$distEdgeNormal)

abline(lin_mod_minT, col = '#9930FF', lwd = 7)
abline(lin_mod_minT_2, col = '#f46d43', lwd = 7)


#save plot (width = 1000)
